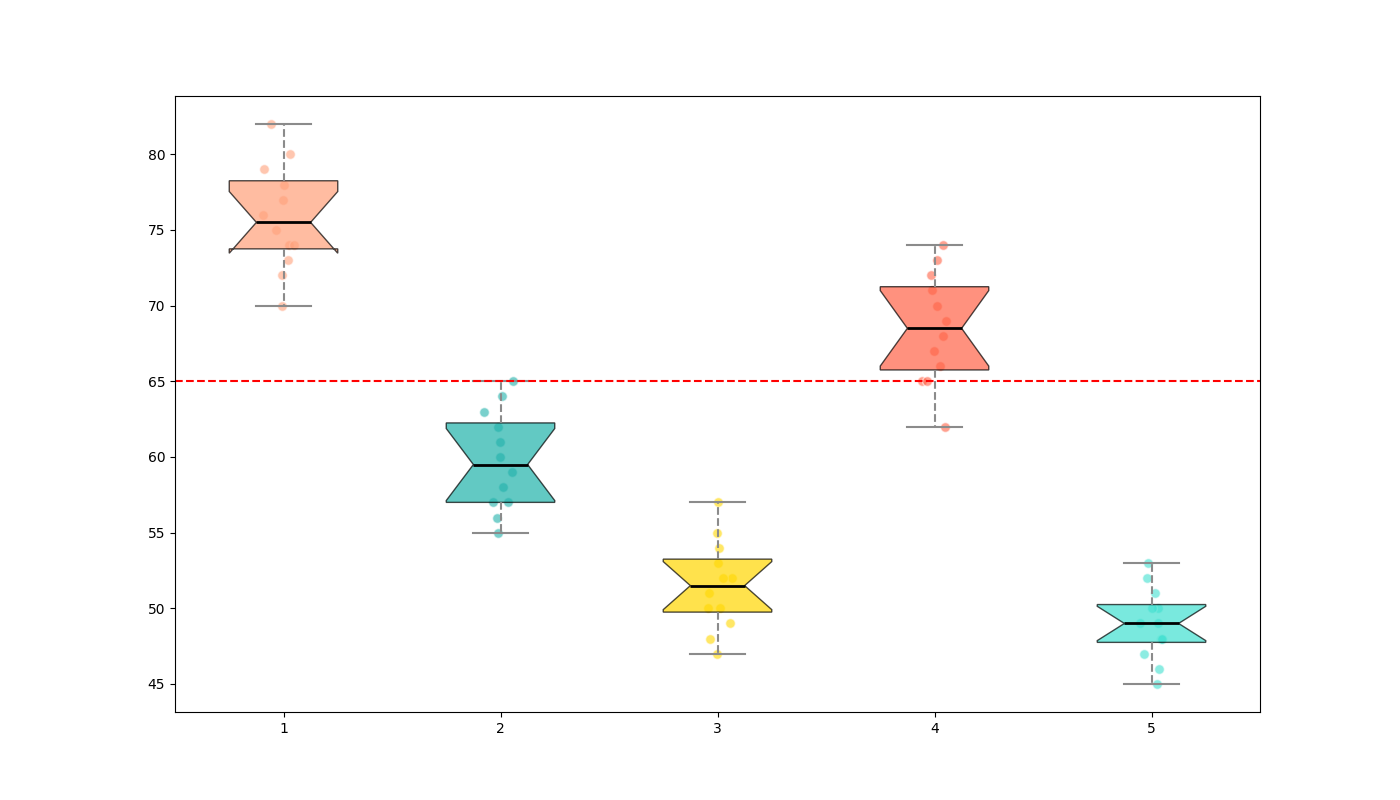

This chart was generated by the following Python code:
import matplotlib.pyplot as plt
import numpy as np

# Data preparation: Noise levels (in dB) at different times of day for five locations
noise_data = [
    [70, 75, 80, 72, 74, 78, 77, 73, 76, 79, 82, 74],
    [55, 60, 58, 57, 59, 61, 62, 56, 63, 64, 65, 57],
    [50, 52, 48, 49, 53, 51, 54, 47, 55, 57, 50, 52],
    [65, 68, 70, 72, 67, 66, 69, 71, 73, 74, 62, 65],
    [45, 48, 50, 47, 49, 46, 51, 52, 50, 53, 49, 48],
]

# Setting up the figure for the box plot
fig, ax = plt.subplots(figsize=(14, 8))
box = ax.boxplot(noise_data, vert=True, patch_artist=True, notch=True, whis=1.5)

# Customizing the plot with colors and styles
colors = ['#FFA07A', '#20B2AA', '#FFD700', '#FF6347', '#40E0D0']
for patch, color in zip(box['boxes'], colors):
    patch.set_facecolor(color)
    patch.set_alpha(0.7)

# Customize whiskers, caps, and medians
for whisker in box['whiskers']:
    whisker.set(color='#8B8B8B', linewidth=1.5, linestyle='--')
for cap in box['caps']:
    cap.set(color='#8B8B8B', linewidth=1.5)
for median in box['medians']:
    median.set(color='black', linewidth=2)

# Add scatter plot with jitter for individual data points
for i, data in enumerate(noise_data, 1):
    y = data
    x = np.random.normal(i, 0.04, size=len(y))
    ax.scatter(x, y, alpha=0.6, color=colors[i - 1], edgecolors='w', s=50)

# Reference line for acceptable noise level
acceptable_noise_level = 65
ax.axhline(acceptable_noise_level, color='r', linestyle='--', linewidth=1.5)

# Display the chart
plt.show()
